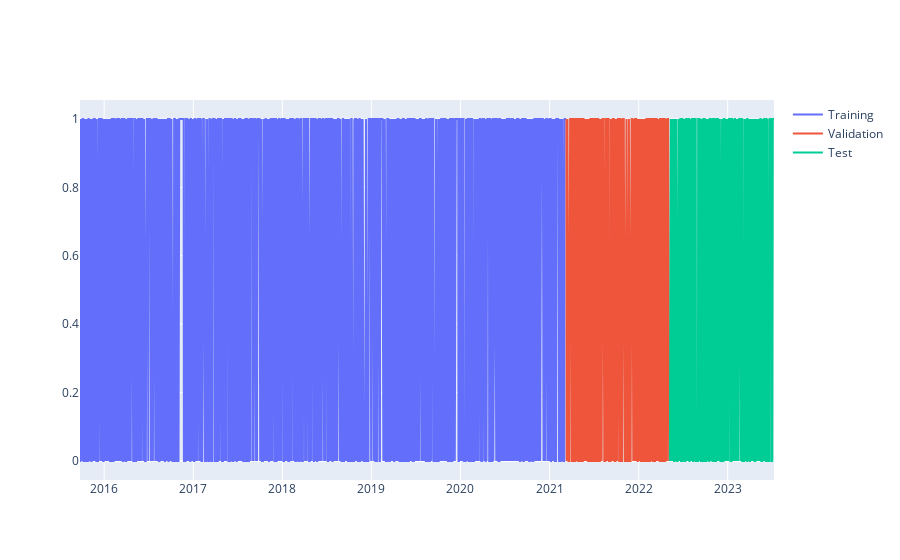

Notebook source saved alongside this figure:
### Markdown cell above
Here I split stock data frame into three subsets: training ($70\%$), validation ($15\%$) and test ($15\%$) sets. I calculated split indices and create three separate frames (train_df, valid_df, test_df). All three frames have been ploted in the chart below.

### Code cell
test_size  = 0.15
valid_size = 0.15

test_split_idx  = int(df.shape[0] * (1-test_size))
valid_split_idx = int(df.shape[0] * (1-(valid_size+test_size)))

train_df  = df.loc[:valid_split_idx].copy()
valid_df  = df.loc[valid_split_idx+1:test_split_idx].copy()
test_df   = df.loc[test_split_idx+1:].copy()

fig = go.Figure()
fig.add_trace(go.Scatter(x=train_df.Date, y=train_df.target, name='Training'))
fig.add_trace(go.Scatter(x=valid_df.Date, y=valid_df.target, name='Validation'))
fig.add_trace(go.Scatter(x=test_df.Date,  y=test_df.target,  name='Test'))
fig.show()

### Figure 1 — Plotly figure (JSON) as saved in the notebook; plotly's stock layout.template omitted (floating-point values rounded to 4 significant figures; data arrays with more than 128 entries replaced by an {"elided": "..."} marker saying what was removed)
{"data": [{"name": "Training", "type": "scatter", "x": {"elided": "1374 str values"}, "y": {"elided": "1374 int values"}}, {"name": "Validation", "type": "scatter", "x": {"elided": "294 str values"}, "y": {"elided": "294 int values"}}, {"name": "Test", "type": "scatter", "x": {"elided": "294 str values"}, "y": {"elided": "294 int values"}}], "layout": {}}
